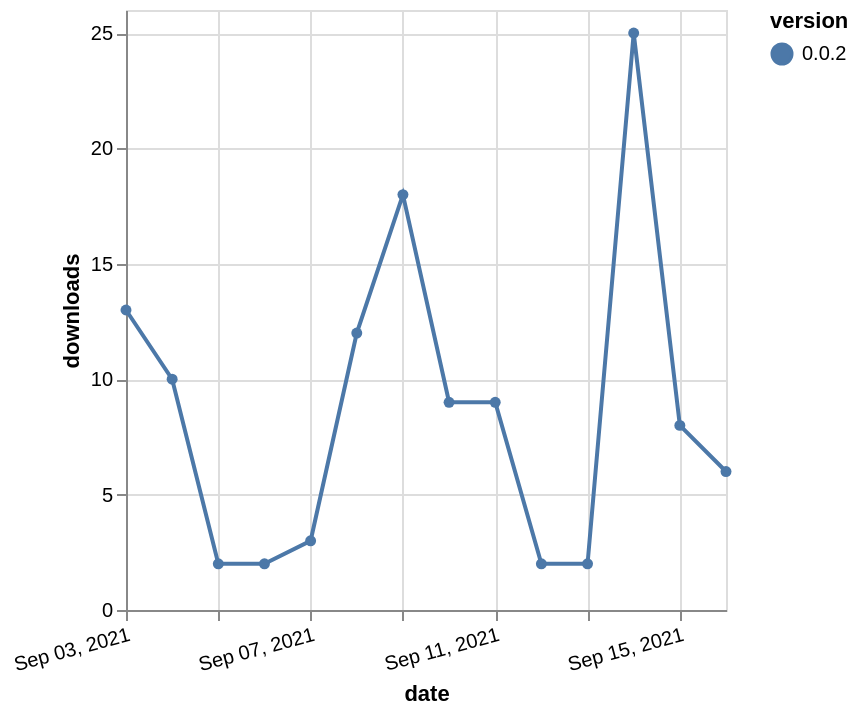

Write a Vega-Lite specification for this figure.
### Vega-Lite specification from a JSON file in a GitHub repository (floating-point values rounded to 4 significant figures)
{"$schema": "https://vega.github.io/schema/vega-lite/v5.json", "description": "A simple bar chart with embedded data.", "data": {"values": [{"date": "2021-09-03", "total": 1409, "delta": 13, "version": "0.0.2"}, {"date": "2021-09-04", "total": 1419, "delta": 10, "version": "0.0.2"}, {"date": "2021-09-05", "total": 1421, "delta": 2, "version": "0.0.2"}, {"date": "2021-09-06", "total": 1423, "delta": 2, "version": "0.0.2"}, {"date": "2021-09-07", "total": 1426, "delta": 3, "version": "0.0.2"}, {"date": "2021-09-08", "total": 1438, "delta": 12, "version": "0.0.2"}, {"date": "2021-09-09", "total": 1456, "delta": 18, "version": "0.0.2"}, {"date": "2021-09-10", "total": 1465, "delta": 9, "version": "0.0.2"}, {"date": "2021-09-11", "total": 1474, "delta": 9, "version": "0.0.2"}, {"date": "2021-09-12", "total": 1476, "delta": 2, "version": "0.0.2"}, {"date": "2021-09-13", "total": 1478, "delta": 2, "version": "0.0.2"}, {"date": "2021-09-14", "total": 1503, "delta": 25, "version": "0.0.2"}, {"date": "2021-09-15", "total": 1511, "delta": 8, "version": "0.0.2"}, {"date": "2021-09-16", "total": 1517, "delta": 6, "version": "0.0.2"}]}, "width": "container", "mark": {"type": "line", "point": {"filled": true}}, "encoding": {"x": {"field": "date", "type": "temporal", "timeUnit": "yearmonthdate", "title": "date", "axis": {"labelAngle": -15}}, "y": {"field": "delta", "type": "quantitative", "title": "downloads"}, "color": {"field": "version", "type": "nominal"}, "tooltip": {"field": "delta"}}}
